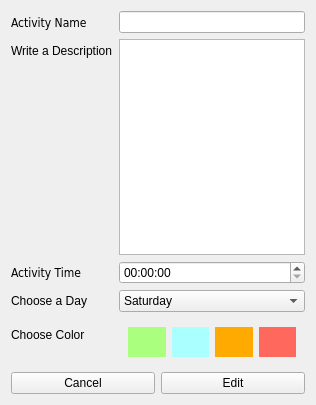
<?xml version="1.0" encoding="UTF-8"?>
<ui version="4.0">
 <class>EditActivity</class>
 <widget class="QDialog" name="EditActivity">
  <property name="geometry">
   <rect>
    <x>0</x>
    <y>0</y>
    <width>316</width>
    <height>405</height>
   </rect>
  </property>
  <property name="windowTitle">
   <string>Edit Activity</string>
  </property>
  <layout class="QGridLayout" name="gridLayout">
   <item row="0" column="0" colspan="2">
    <layout class="QFormLayout" name="formLayout_2">
     <item row="0" column="0">
      <widget class="QLabel" name="label">
       <property name="font">
        <font>
         <family>DejaVu Sans Condensed</family>
        </font>
       </property>
       <property name="text">
        <string>Activity Name</string>
       </property>
      </widget>
     </item>
     <item row="0" column="1">
      <widget class="QLineEdit" name="activityNameText"/>
     </item>
     <item row="1" column="0">
      <widget class="QLabel" name="label_3">
       <property name="text">
        <string>Write a Description</string>
       </property>
      </widget>
     </item>
     <item row="1" column="1">
      <widget class="QPlainTextEdit" name="ActivityDescriptionText"/>
     </item>
     <item row="2" column="0">
      <widget class="QLabel" name="label_2">
       <property name="font">
        <font>
         <family>DejaVu Sans Condensed</family>
        </font>
       </property>
       <property name="text">
        <string>Activity Time</string>
       </property>
      </widget>
     </item>
     <item row="2" column="1">
      <widget class="QTimeEdit" name="activityTimeText"/>
     </item>
     <item row="3" column="1">
      <widget class="QComboBox" name="activityDayText">
       <property name="enabled">
        <bool>true</bool>
       </property>
       <item>
        <property name="text">
         <string comment="1">Saturday</string>
        </property>
       </item>
       <item>
        <property name="text">
         <string comment="2">Sunday</string>
        </property>
       </item>
       <item>
        <property name="text">
         <string comment="3">Mondey</string>
        </property>
       </item>
       <item>
        <property name="text">
         <string comment="4">Tuesday</string>
        </property>
       </item>
       <item>
        <property name="text">
         <string comment="5">Wednesday</string>
        </property>
       </item>
       <item>
        <property name="text">
         <string comment="6">Thursday</string>
        </property>
       </item>
       <item>
        <property name="text">
         <string comment="7">Friday</string>
        </property>
       </item>
      </widget>
     </item>
     <item row="3" column="0">
      <widget class="QLabel" name="label_4">
       <property name="text">
        <string>Choose a Day</string>
       </property>
      </widget>
     </item>
     <item row="4" column="0">
      <widget class="QLabel" name="label_5">
       <property name="text">
        <string>Choose Color</string>
       </property>
       <property name="alignment">
        <set>Qt::AlignBottom|Qt::AlignLeading|Qt::AlignLeft</set>
       </property>
      </widget>
     </item>
     <item row="4" column="1">
      <widget class="QWidget" name="widget" native="true">
       <layout class="QHBoxLayout" name="horizontalLayout">
        <item>
         <widget class="QPushButton" name="set_color_btn">
          <property name="minimumSize">
           <size>
            <width>0</width>
            <height>30</height>
           </size>
          </property>
          <property name="styleSheet">
           <string notr="true">background-color: rgb(170, 255, 127);
alternate-background-color: rgb(170, 255, 127);
selection-background-color: rgb(170, 255, 127);
color: rgb(0, 0, 0);
border: 0px;</string>
          </property>
          <property name="text">
           <string/>
          </property>
          <property name="flat">
           <bool>false</bool>
          </property>
         </widget>
        </item>
        <item>
         <widget class="QPushButton" name="set_color_btn_2">
          <property name="minimumSize">
           <size>
            <width>0</width>
            <height>30</height>
           </size>
          </property>
          <property name="styleSheet">
           <string notr="true">background-color: rgb(170, 255, 255);
color: rgb(0, 0, 0);
border: 0px;</string>
          </property>
          <property name="text">
           <string/>
          </property>
         </widget>
        </item>
        <item>
         <widget class="QPushButton" name="set_color_btn_3">
          <property name="minimumSize">
           <size>
            <width>0</width>
            <height>30</height>
           </size>
          </property>
          <property name="styleSheet">
           <string notr="true">background-color: rgb(255, 170, 0);
color: rgb(0, 0, 0);
border: 0px;</string>
          </property>
          <property name="text">
           <string/>
          </property>
         </widget>
        </item>
        <item>
         <widget class="QPushButton" name="set_color_btn_4">
          <property name="minimumSize">
           <size>
            <width>0</width>
            <height>30</height>
           </size>
          </property>
          <property name="styleSheet">
           <string notr="true">background-color: rgb(255, 104, 93);
color: rgb(0, 0, 0);
border: 0px;</string>
          </property>
          <property name="text">
           <string/>
          </property>
         </widget>
        </item>
       </layout>
      </widget>
     </item>
    </layout>
   </item>
   <item row="1" column="0">
    <widget class="QPushButton" name="pushButton">
     <property name="text">
      <string>Cancel</string>
     </property>
    </widget>
   </item>
   <item row="1" column="1">
    <widget class="QPushButton" name="editActivity_btn">
     <property name="text">
      <string>Edit</string>
     </property>
    </widget>
   </item>
  </layout>
 </widget>
 <resources/>
 <connections/>
</ui>
